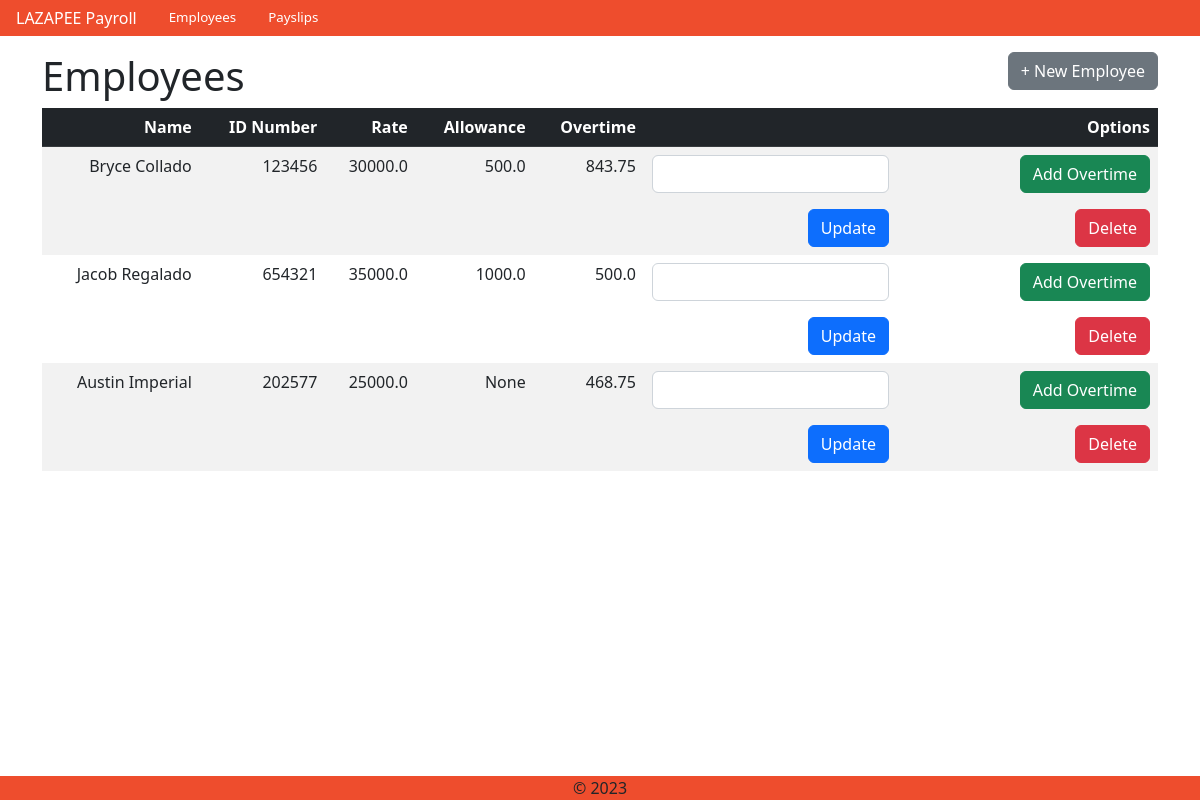
/, run on an earlier commit of the app's database.
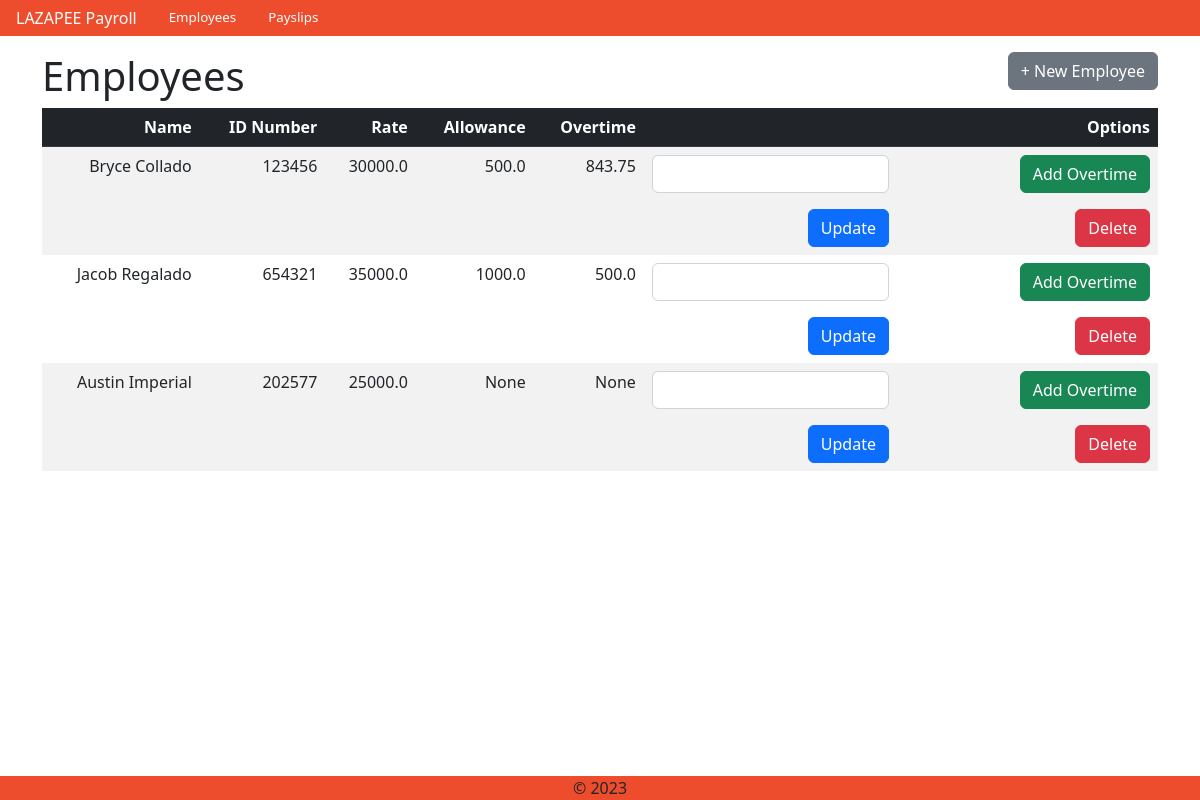
And on a later commit of the database.
### payroll_app/models.py (models this page shows, shortened)
class Employee(models.Model):
    name = models.CharField(max_length=300)
    id_number = models.CharField(max_length=300, primary_key=True)
    rate = models.FloatField()
    overtime_pay = models.FloatField(null=True, blank=True)
    allowance = models.FloatField(null=True, blank=True)
    objects = models.Manager()

### payroll_app/views.py (the view)
# urls.py: path('', views.employees, name="employees"),
def employees(request):
    if request.method == "POST":
        id_number = request.POST.get('id_number')
        overtime_hours = float(request.POST.get('addOvertime'))
        employee = Employee.objects.get(pk=id_number)
        overtime = (employee.getRate() / 160) * 1.5 * overtime_hours
        if employee.overtime_pay:
            employee.overtime_pay += employee.overtime_pay + overtime
        else:
            employee.overtime_pay = overtime
        employee.save()
        return redirect("employees")
    else:
        employee_objs = Employee.objects.all()
        return render(request, 'payroll_app/employees.html',
                    {'employees': employee_objs})

### payroll_app/templates/payroll_app/employees.html (shortened to what this page needs)
{% extends 'payroll_app/base.html' %}
{% load static %}
{% block content %}
<div class="container text-center py-3">
<div class="row">
    <div class="col-6" style="text-align:left">
        <h1>Employees</h1>
    </div>
    <div class="col-6" style="text-align:right">
        <a href="{% url 'create_employee' %}" type="button" class="btn btn-secondary"> + New Employee </a>
    </div>
</div>
<table class="table table-striped table-hover mb-5" style="text-align:right">
    <thead class="table-dark">
        <th scope="col"> Name </th>
        <th scope="col"> ID Number </th>
        <th scope="col"> Rate </th>
        <th scope="col"> Allowance </th>
        <th scope="col"> Overtime </th>
        <th scope="col"> Options</th>
    </thead>
    <tbody>
        {% for e in employees %}
        <tr>
            <td> {{ e.name }} </td>
            <td> {{ e.id_number }} </td>
            <td> {{ e.rate }} </td>
            <td> {{ e.allowance }} </td>
            <td> {{ e.overtime_pay }} </td>
            <td>
                <form method="POST" action="{% url 'employees' %}"> {% csrf_token %}
                    <div class="row">
                      <div class="col-6">
                        <input type="number" id="addOvertime" name="addOvertime" class="form-control" required>
                      </div>
                      <div class="col-6">
                        <button type="submit" class="btn btn-success"> Add Overtime </a>
                      </div>
                    </div>
                </form>
                <div class="row">
                    <div class="col-6" style="text-align:right">
                        <a href="{% url 'update_employee' pk=e.pk %}" type="button" class="btn btn-primary"> Update </a>
                    </div>
                    <div class="col-6">
                        <a href="{% url 'delete_employee' pk=e.pk %}" type="button" class="btn btn-danger"> Delete </a>
                    </div>
                </div>
            </td>
        </tr>
        {% endfor %}
    </tbody>
</table>
</div>
{% endblock %}

What changed in the data, as far as the page shows it:
changed Employee "Austin Imperial": overtime_pay "468.75" → "None"
